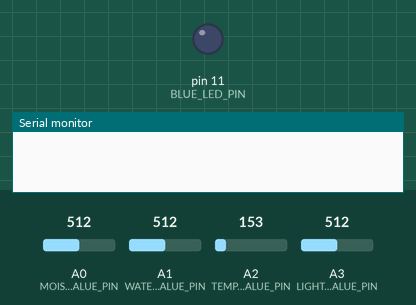
A sketch run on a simulated Arduino Uno, built with avr-gcc and run on an emulated ATmega328P. On the bench: output pins drawn as LEDs (lit = HIGH), the last lines printed to the serial monitor. The inputs (shaded band) are chosen by the test bench; at power-on: A0 (MOISTURE_PROBE_VALUE_PIN) = 512, A1 (WATER_LEVEL_VALUE_PIN) = 512, A2 (TEMPERATURE_VALUE_PIN) = 153, A3 (LIGHT_INTENSITY_VALUE_PIN) = 512. Pins used as bus, display or sensor lines are not drawn.

Above: at 0.1 s.
At 12.1 s:
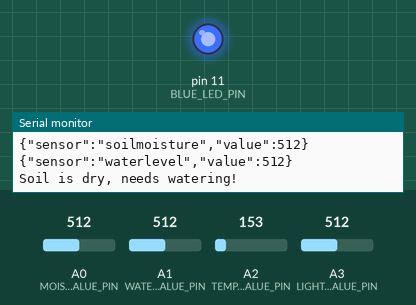
Timing chart, 0 to 13.6 s (numbered marks = the images above):
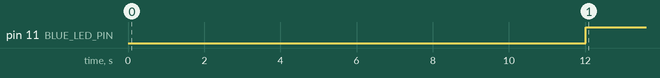

The sketch:

SoilMoisture.ino
```cpp
#include <ArduinoJson.h>

/*
  Soil moisture test measurements:
    Dry in the air: 999
    Both probe legs submerged in water: 233
    => Lower value means higher moisture

  Water level test measurements:

    Dry: 0
    Fully submerged in glass of water: 520 (about)
    Submerged just a few millimeters: 380 (about)
    => Scale is between 380 and 520
*/

const short MOISTURE_PROBE_VALUE_PIN = 0; // Soil Moisture Probe Pin, analogue pin 0
const short WATER_LEVEL_VALUE_PIN = 1; // Water Level Probe Pin, analogue pin 1
const short TEMPERATURE_VALUE_PIN = 2; // Temperature sensor, analogue pin 2
const short LIGHT_INTENSITY_VALUE_PIN = 3; // Light intensity sensor, analogue pin 3
const short MOISTURE_PROBE_POWER_PIN = 8; // Use a digital output pin to switch power on/off to the probe when needed
const short WATER_LEVEL_PROBE_POWER_PIN = 7; // Use a digital output pin to switch power on/off to the probe when needed
const short BLUE_LED_PIN = 11;
unsigned long moistureStartTime = millis();
unsigned long tempLightStartTime = millis();
const unsigned long MOISTURE_PROBE_INTERVAL = 10000; // Measurement interval in milliseconds
const unsigned long TEMP_LIGHT_PROBE_INTERVAL = 5000;
const float DRY_THRESHOLD = 500.0; // Values higher than or equal to this means it's time to water
const float WET_THRESHOLD = 350.0; // Values lower than or equal to this means no more watering is needed

void setup() {
  Serial.begin(9600);
  pinMode(MOISTURE_PROBE_POWER_PIN, OUTPUT);
  pinMode(WATER_LEVEL_PROBE_POWER_PIN, OUTPUT);
  pinMode(BLUE_LED_PIN, OUTPUT);
}

float measure(int probe) {
  float value = -1;

  switch (probe) { // 1 = moisture, 2 = water level, 3 = temp, 4 = light
    case 1:
      digitalWrite(MOISTURE_PROBE_POWER_PIN, HIGH);
      delay(1000);
      value = analogRead(MOISTURE_PROBE_VALUE_PIN);
      digitalWrite(MOISTURE_PROBE_POWER_PIN, LOW);
      break;
    case 2:
      digitalWrite(WATER_LEVEL_PROBE_POWER_PIN, HIGH);
      delay(1000);
      value = analogRead(WATER_LEVEL_VALUE_PIN);
      digitalWrite(WATER_LEVEL_PROBE_POWER_PIN, LOW);
      break;
    case 3:
      value = analogRead(TEMPERATURE_VALUE_PIN);
      break;
    case 4:
      value = analogRead(LIGHT_INTENSITY_VALUE_PIN);
      break;
    default:
      Serial.println("Invalid probe: " + probe);
      break;
  }

  return value;
}

void loop() {

  unsigned long now = millis();

  if ((now - tempLightStartTime) >= TEMP_LIGHT_PROBE_INTERVAL) {
    float temperatureValue = measure(3);
    float lightValue = measure(4);
    float temperature = 3.3 + ((5.0 * temperatureValue / 1024.0) - .5) * 100.0; // Convert sensor reading to voltage and then to temperature
    outputSensorReading("photo", lightValue);
    outputSensorReading("temp", temperature);
    tempLightStartTime = millis();
  }

  if ((now - moistureStartTime) >= MOISTURE_PROBE_INTERVAL) {
    float moisture = measure(1);
    float waterLevel = measure(2);
    outputSensorReading("soilmoisture", moisture);
    outputSensorReading("waterlevel", waterLevel);

    if (moisture >= DRY_THRESHOLD) {
      digitalWrite(BLUE_LED_PIN, HIGH);
      Serial.println("Soil is dry, needs watering!");

      if (waterLevel >= 400) { // There is enough water
        Serial.println("Watering...");
        // TODO: water
      } else if (waterLevel >= 380 && waterLevel < 400) {
        Serial.println("Water level low, needs to be refilled!");
      } else {
        Serial.println("Not enough water left!");
      }
    } else if (moisture < WET_THRESHOLD) {
      digitalWrite(BLUE_LED_PIN, LOW);
      Serial.println("Soil is wet, no need to water.");
    } else {
      digitalWrite(BLUE_LED_PIN, LOW);
      Serial.println("Soil moisture is OK");
    }
    moistureStartTime = millis();
  }
}

void outputSensorReading(const char* sensorName, const float sensorValue) {
  StaticJsonBuffer<200> jsonBuffer;
  JsonObject& root = jsonBuffer.createObject();
  root["sensor"] = sensorName;
  root["value"] = sensorValue;
  root.printTo(Serial);
  Serial.println(); // To make the serialport parser in Node.js detect the output
}
```

Measured:
- by itself, pin 11 (BLUE_LED_PIN): LOW → HIGH at 12.0 s
